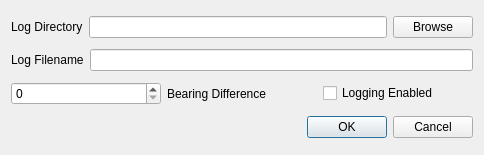
<?xml version="1.0" encoding="UTF-8"?>
<ui version="4.0">
 <class>LogDialog</class>
 <widget class="QDialog" name="LogDialog">
  <property name="geometry">
   <rect>
    <x>0</x>
    <y>0</y>
    <width>484</width>
    <height>155</height>
   </rect>
  </property>
  <property name="minimumSize">
   <size>
    <width>484</width>
    <height>155</height>
   </size>
  </property>
  <property name="windowTitle">
   <string>Rotator Position Logging</string>
  </property>
  <layout class="QVBoxLayout" name="verticalLayout">
   <item>
    <layout class="QHBoxLayout" name="horizontalLayout">
     <item>
      <widget class="QLabel" name="label_2">
       <property name="text">
        <string>Log Directory</string>
       </property>
      </widget>
     </item>
     <item>
      <widget class="QLineEdit" name="logDirectoryEdit"/>
     </item>
     <item>
      <widget class="QPushButton" name="logDirBrowsePb">
       <property name="text">
        <string>Browse</string>
       </property>
      </widget>
     </item>
    </layout>
   </item>
   <item>
    <layout class="QHBoxLayout" name="horizontalLayout_2">
     <item>
      <widget class="QLabel" name="label">
       <property name="text">
        <string>Log Filename</string>
       </property>
      </widget>
     </item>
     <item>
      <widget class="QLineEdit" name="logFilenameEdit">
       <property name="maxLength">
        <number>50</number>
       </property>
      </widget>
     </item>
    </layout>
   </item>
   <item>
    <layout class="QHBoxLayout" name="horizontalLayout_3">
     <item>
      <widget class="QSpinBox" name="bearingDifferenceSBox"/>
     </item>
     <item>
      <widget class="QLabel" name="label_3">
       <property name="text">
        <string>Bearing Difference</string>
       </property>
      </widget>
     </item>
     <item>
      <widget class="QCheckBox" name="logcheckBox">
       <property name="text">
        <string>Logging Enabled</string>
       </property>
      </widget>
     </item>
    </layout>
   </item>
   <item>
    <widget class="QDialogButtonBox" name="logDialogOkPb">
     <property name="orientation">
      <enum>Qt::Horizontal</enum>
     </property>
     <property name="standardButtons">
      <set>QDialogButtonBox::Cancel|QDialogButtonBox::Ok</set>
     </property>
    </widget>
   </item>
  </layout>
 </widget>
 <resources/>
 <connections>
  <connection>
   <sender>logDialogOkPb</sender>
   <signal>accepted()</signal>
   <receiver>LogDialog</receiver>
   <slot>accept()</slot>
   <hints>
    <hint type="sourcelabel">
     <x>248</x>
     <y>254</y>
    </hint>
    <hint type="destinationlabel">
     <x>157</x>
     <y>274</y>
    </hint>
   </hints>
  </connection>
  <connection>
   <sender>logDialogOkPb</sender>
   <signal>rejected()</signal>
   <receiver>LogDialog</receiver>
   <slot>reject()</slot>
   <hints>
    <hint type="sourcelabel">
     <x>316</x>
     <y>260</y>
    </hint>
    <hint type="destinationlabel">
     <x>286</x>
     <y>274</y>
    </hint>
   </hints>
  </connection>
 </connections>
</ui>
